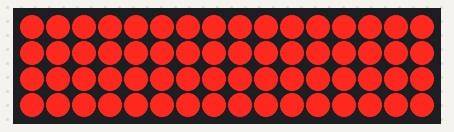
The program below on a simulated Arduino Uno, built with avr-gcc and run on an emulated ATmega328P. Parts: 16×4 LED matrix. Wiring (inferred from the names in the program): LED cube drawn one layer per row (orientation assumed): layers pin 13, pin 12, pin 11, pin 10; columns A0, pin 8, pin 6, pin 5, pin 9, A1, pin 7, pin 4, A5, A2, pin 1, pin 3, A4, A3, pin 0, pin 2. Random numbers use the default seed unless the program sets one.

Above: at 0.18 s.
At 4.75 s:
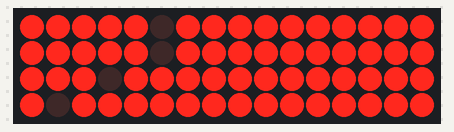
At 9.23 s:
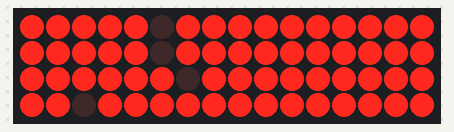
At 13.93 s:
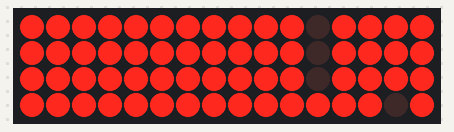
At 18.27 s:
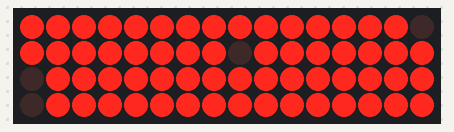
At 36.27 s:
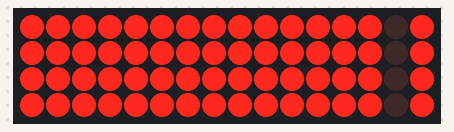

The program:

main.cpp
```cpp
// main.cpp
// Entry point for the 4x4x4 LED cube project.
//
// Notes:
// - This file defines the cube state array and the pin mappings used by the
//   animation helper functions in animations.c.
// - PIN_LAYOUT maps [row][col] -> Arduino pin number. Rows and columns refer
//   to the LED matrix within each layer. Analog pins (A0, A1, ...) can be used
//   with digitalWrite/pinMode on Arduino-compatible boards.
// - LAYER_LAYOUT maps layer index (0..3) -> Arduino pin controlling that layer.
// - The code in animations.c assumes that writing LOW turns an LED on and HIGH
//   turns it off. Adjust wiring or logic if your hardware is different.

#include <Arduino.h>
#include "animations.c"

// The cube state: cube[layer][row][col]. 1 = on, 0 = off. Initialized to all off.
int cube[4][4][4] = {0};

// PIN_LAYOUT[row][col] -> Arduino pin for that column in the given row.
// Update these values to match your wiring.
const int PIN_LAYOUT[4][4] = {
  { A0, 8, 6, 5 },
  { 9, A1, 7, 4 },
  { A5, A2, 1, 3 },
  { A4, A3, 0, 2 }
};

// LAYER_LAYOUT[layer] -> Arduino pin used to enable/disable each layer.
const int LAYER_LAYOUT[4] = { 13, 12, 11, 10 };

void setup() {
  // Configure layer and column pins as outputs and set columns to the OFF state
  // (HIGH) so LEDs are off until animations explicitly drive them LOW.
  for (int i = 0; i < 4; i++) {
    pinMode(LAYER_LAYOUT[i], OUTPUT);
    for (int j = 0; j < 4; j++) {
      pinMode(PIN_LAYOUT[i][j], OUTPUT);
      digitalWrite(PIN_LAYOUT[i][j], HIGH);
    }
  }
}

void loop() {
  // Run the raindrops animation. The last parameter controls how long each
  // multiplex refresh lasts (in milliseconds per step). Increase the value to
  // slow the animation, decrease to speed it up.
  rainDrops(LAYER_LAYOUT, PIN_LAYOUT, cube, 20);

  // Other animations are available; uncomment to try them. They currently
  // run a visible sequence and return, so you can call them in loop() as
  // needed to switch effects.

  // runningLeds(100, LAYER_LAYOUT, PIN_LAYOUT);
  // outerLoop(LAYER_LAYOUT, PIN_LAYOUT);
}
```

animations.c
```cpp
// animations.c
// LED cube animation helper functions for a 4x4x4 LED cube.
//
// Conventions:
// - cube is a 4x4x4 int array: cube[layer][row][col], where 1 = LED on, 0 = LED off.
// - LAYER_LAYOUT is an array of 4 Arduino pin numbers mapping layer index -> pin.
// - PIN_LAYOUT is a 4x4 array mapping row and column to Arduino pin numbers: PIN_LAYOUT[row][col].
// - Many boards/drivers invert logic; this code writes LOW to turn an LED on and HIGH to turn it off.
// - Delay values are in milliseconds.

#include "animations.h"
#include <Arduino.h>

// Repeatedly multiplex the whole cube for the given duration (ms).
// Uses multiPlexOnce internally with a small brightness delay to create persistence of vision.
// Parameters:
// - cube: 4x4x4 array of LED states.
// - LAYER_LAYOUT: layer-to-pin mapping.
// - PIN_LAYOUT: row/col-to-pin mapping.
// - duration: total time to run the multiplexing (in ms).
void multiPlex(int cube[4][4][4], const int LAYER_LAYOUT[4], const int PIN_LAYOUT[4][4], int duration) {
    int brightnessDelay = 1; // Adjust this value to control brightness
    for (int i = 0; i < duration/brightnessDelay; i++) {
        multiPlexOnce(cube, LAYER_LAYOUT, PIN_LAYOUT, brightnessDelay);
    }
}

// Perform a single pass through each layer, setting column pins according to cube values,
// enabling the layer pin briefly, then disabling it.
// Parameters:
// - wait: time in ms to hold each layer active.
void multiPlexOnce(int cube[4][4][4], const int LAYER_LAYOUT[4], const int PIN_LAYOUT[4][4], int wait) {
    for (int layer = 0; layer < 4; layer++) {
        for (int row = 0; row < 4; row++) {
            for (int col = 0; col < 4; col++) {
                if (cube[layer][row][col] == 1) {
                    digitalWrite(PIN_LAYOUT[row][col], LOW);
                } else {
                    digitalWrite(PIN_LAYOUT[row][col], HIGH);
                }
            }
        }
        digitalWrite(LAYER_LAYOUT[layer], HIGH);
        delay(wait);
        digitalWrite(LAYER_LAYOUT[layer], LOW);
    }
}

// Set or clear multiple layer pins at once.
// - layers: array of layer indices to update (e.g. {0,1}).
// - len: number of entries in layers.
// - state: true => HIGH, false => LOW.
void updateLayer(int layers[4], int len, const int LAYER_LAYOUT[4], bool state) {
    for (int i = 0; i < len; i++) {
        digitalWrite(LAYER_LAYOUT[layers[i]], state ? HIGH : LOW);
    }
}

// Simple running LED animation that lights each LED in a row/column order per layer.
// - delayTime: Delay between LED activations (in ms).
void runningLeds(int delayTime, const int LAYER_LAYOUT[4], const int PIN_LAYOUT[4][4]) {
    for (int k = 0; k < 4; k++) { // For each layer
        digitalWrite(LAYER_LAYOUT[k], HIGH);
        for (int i = 0; i < 4; i++) { // For each row in the layer
            for (int j = 0; j < 4; j++) { // For each LED in the row
                digitalWrite(PIN_LAYOUT[i][j], LOW);
                delay(delayTime);
                digitalWrite(PIN_LAYOUT[i][j], HIGH);
            }
        }
        digitalWrite(LAYER_LAYOUT[k], LOW);
    }
}

// Light the outer ring of LEDs in sequence across all layers. Useful for border animations.
void outerLoop(const int LAYER_LAYOUT[4], const int PIN_LAYOUT[4][4]) {
    const int OUTER_PINS[12] = {PIN_LAYOUT[0][0], PIN_LAYOUT[0][1], PIN_LAYOUT[0][2], PIN_LAYOUT[0][3],
                               PIN_LAYOUT[1][3], PIN_LAYOUT[2][3], PIN_LAYOUT[3][3],
                               PIN_LAYOUT[3][2], PIN_LAYOUT[3][1], PIN_LAYOUT[3][0],
                               PIN_LAYOUT[2][0], PIN_LAYOUT[1][0]};

    // digitalWrite(LAYER_LAYOUT[0], HIGH);
    int layers[4] = {0, 1, 2, 3};
    updateLayer(layers, 4, LAYER_LAYOUT, true);
    for (int i = 0; i < 12; i++) {
        digitalWrite(OUTER_PINS[i], LOW);
        delay(100);
        digitalWrite(OUTER_PINS[i], HIGH);
    }
}

// Combined animation that runs outer and inner rings with simple layer swapping.
// Note: relies on updateLayer to enable/disable groups of layers.
void combinedLoop(const int LAYER_LAYOUT[4], const int PIN_LAYOUT[4][4]) {
    const int OUTER_PINS[12] = {PIN_LAYOUT[0][0], PIN_LAYOUT[0][1], PIN_LAYOUT[0][2], PIN_LAYOUT[0][3],
                               PIN_LAYOUT[1][3], PIN_LAYOUT[2][3], PIN_LAYOUT[3][3],
                               PIN_LAYOUT[3][2], PIN_LAYOUT[3][1], PIN_LAYOUT[3][0],

                               PIN_LAYOUT[2][0], PIN_LAYOUT[1][0]};
    const int INNER_PINS[4] = {PIN_LAYOUT[1][1], PIN_LAYOUT[1][2],
                               PIN_LAYOUT[2][2], PIN_LAYOUT[2][1]};

    // digitalWrite(LAYER_LAYOUT[0], HIGH);
    int layers[2] = {0, 1};
    updateLayer(layers, 2, LAYER_LAYOUT, true);
    for (int i = 0; i < 12; i++) {
        int difference = 6;
        if (i > 6) {difference = -6;}

        digitalWrite(OUTER_PINS[i], LOW);
        digitalWrite(INNER_PINS[(int)(i/3)], LOW);

        int layers1[2] = {2, 3};
        updateLayer(layers, 2, LAYER_LAYOUT, false);
        updateLayer(layers1, 2, LAYER_LAYOUT, true);

        digitalWrite(OUTER_PINS[i+difference], LOW);
        digitalWrite(INNER_PINS[(int)((i+difference)/3)], LOW);

        delay(100);

        updateLayer(layers1, 2, LAYER_LAYOUT, false);
        updateLayer(layers, 2, LAYER_LAYOUT, true);

        digitalWrite(OUTER_PINS[i], HIGH);
        digitalWrite(INNER_PINS[(int)(i/3)], HIGH);

        updateLayer(layers, 2, LAYER_LAYOUT, false);
        updateLayer(layers1, 2, LAYER_LAYOUT, true);

        digitalWrite(OUTER_PINS[i+difference], HIGH);
        digitalWrite(INNER_PINS[(int)((i+difference)/3)], HIGH);
    }
}

// Simulate raindrops falling through the cube by shifting values down through layers.
// - cube is modified in-place to move LEDs from upper layers downwards.
// - duration is forwarded to multiPlex to refresh the display between steps.
void rainDrops(const int LAYER_LAYOUT[4], const int PIN_LAYOUT[4][4], int cube[4][4][4], int duration) {
    // Implementation of rainDrops animation
    for (int layer = 3; layer >= 0; layer--) {
        for (int row = 0; row < 4; row++) {
            for (int col = 0; col < 4; col++) {
                if (layer == 0) {
                    cube[layer][row][col] = 0;
                    continue;
                }

                cube[layer][row][col] = cube[layer - 1][row][col];
                // cube[layer - 1][row][col] = 0;
            }
        }
        if (layer == 0 && random()%1 == 0) {
            cube[layer][random()%4][random()%4] = 1;
            continue;
        }
        multiPlex(cube, LAYER_LAYOUT, PIN_LAYOUT, duration);

    }
}
```

animations.h
```cpp
#ifndef ANIMATIONS_H
#define ANIMATIONS_H
#include <Arduino.h>

void multiPlex(int cube[4][4][4], const int LAYER_LAYOUT[4], const int PIN_LAYOUT[4][4], int duration);
void multiPlexOnce(int cube[4][4][4], const int LAYER_LAYOUT[4], const int PIN_LAYOUT[4][4], int wait);
void updateLayer(int layers[4], int len, const int LAYER_LAYOUT[4], bool state);
void runningLeds(int delayTime, const int LAYER_LAYOUT[4], const int PIN_LAYOUT[4][4]);
void outerLoop(const int LAYER_LAYOUT[4], const int PIN_LAYOUT[4][4]);
void rainDrops(const int LAYER_LAYOUT[4], const int PIN_LAYOUT[4][4], int cube[4][4][4], int duration);

#endif
```
